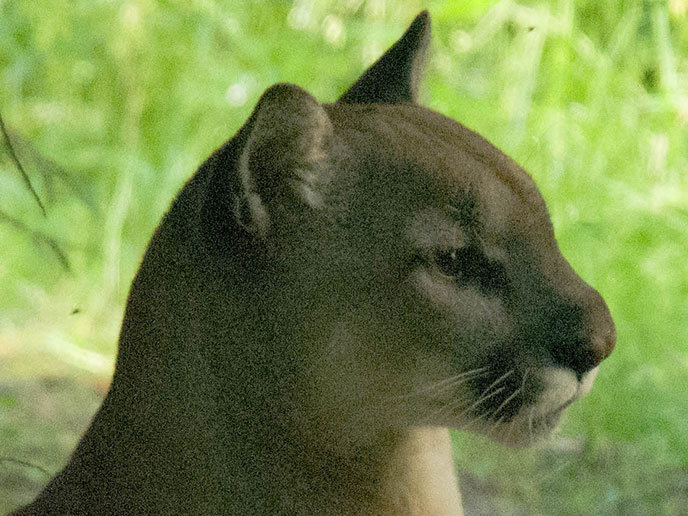
#> input picture sample/noisy/cat.jpeg, 688 x 516 px
$ python edge.py   (older library calls are emulated)
#> lines starting #> are read from the running program, lines starting #| are printed output that depends on the picture; after the words box and inside, x2 and y2 are one past the last pixel; in counts of white or black regions, pixels touching at a corner belong together
### khuNhieu.py
import numpy as np
import cv2
# from matplotlib import pyplot as plt

img = cv2.imread("sample/noisy/cat.jpeg")
#> img is the input picture: shape (516, 688, 3); mean B, G, R 74.9, 133.3, 114.8
sharpenMatrix= ([[0,-1,0],
				[-1,5,-1],
				[0,-1,0]])
sharpenNP=np.array(sharpenMatrix)
kernel = np.ones((3,3), np.float32)/9

size=3
size_gauss=5


def medianBlur(img):
	return cv2.medianBlur(img,size)

def gaussianBlur(img):
	return cv2.GaussianBlur(img,(size_gauss,size_gauss),0)

def bilateral(img):
	return cv2.bilateralFilter(img,9,75,75)

def blur(img):
	return cv2.blur(img,(size,size))

def convolution(img,kernel):
	return cv2.filter2D(img,-1,kernel)

def waiter():
	cv2.waitKey(0);
	cv2.destroyAllWindows()


# [12 lines that do not run on import are left out]

### edge.py

import numpy as np
import cv2
# from matplotlib import pyplot as plt
import khuNhieu

img = cv2.imread("sample/noisy/bird.jpg")
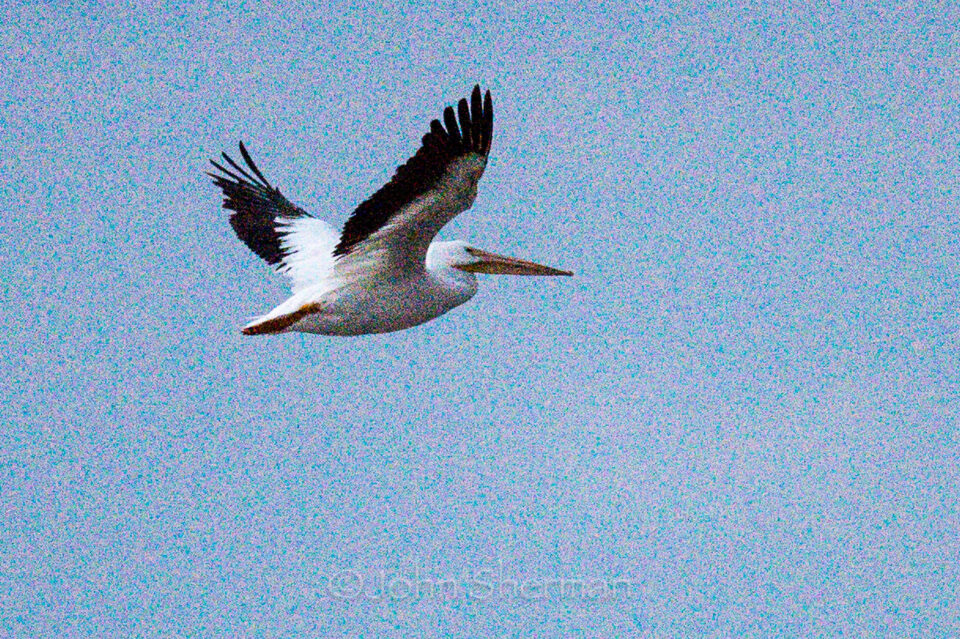
#> input picture sample/noisy/bird.jpg, 960 x 639 px
#> img is the input picture: shape (639, 960, 3); mean B, G, R 200.4, 169.1, 138.2

def grayscale(img):
	return cv2.cvtColor(img, cv2.COLOR_BGR2GRAY)
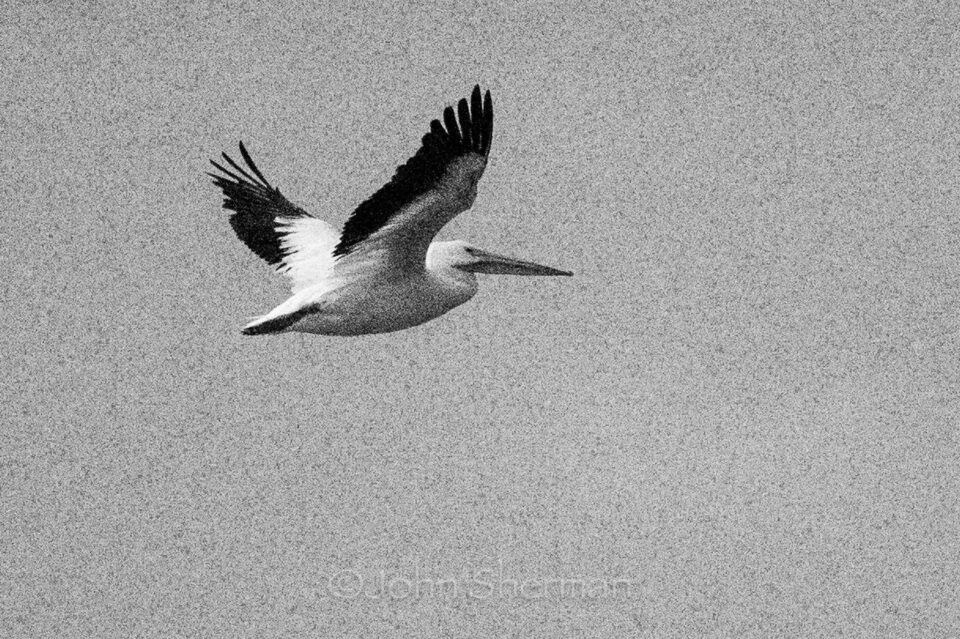
#> returned value: shape (639, 960); min 0, max 255, mean 163.4

img_gray= grayscale(img)


img_blur = khuNhieu.medianBlur(img_gray)


def sobelX(img):
	return cv2.Sobel(src=img, ddepth=cv2.CV_64F, dx=1, dy=0, ksize=5)

def sobelY(img):
	return cv2.Sobel(src=img, ddepth=cv2.CV_64F, dx=0, dy=1, ksize=5)

def sobelXY(img):
	return cv2.Sobel(src=img, ddepth=cv2.CV_64F, dx=1, dy=1, ksize=5)

def canny(img):
	return cv2.Canny(image=img, threshold1=100, threshold2=150)

def waiter():
	cv2.waitKey(0);
	cv2.destroyAllWindows()

# [69 lines left out: functions scale_to_0_255, my_canny, not called in this run]
if __name__ == '__main__':

	cv2.imshow("Goc", img)
	cv2.imshow("sobelX", sobelX(img_blur))
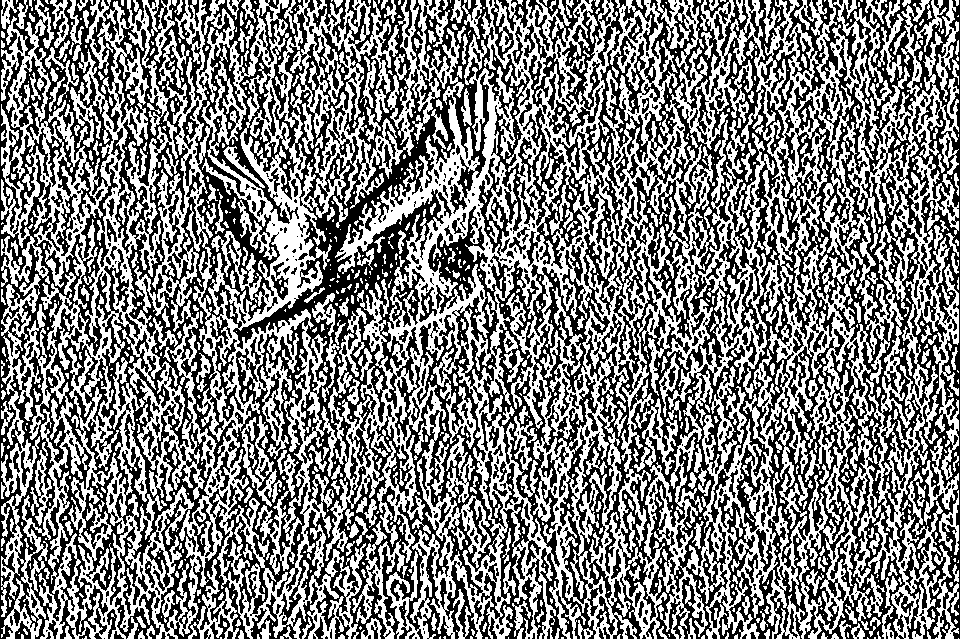
#> window 'sobelX': shape (639, 960); 49.8% white; 1113 white regions (730 under 20 px), largest, box (x1, y1, x2, y2) and area: (1, 0, 959, 639) 261215, (352, 521, 408, 639) 1574, (241, 415, 277, 507) 1132
	cv2.imshow("sobelY", sobelY(img_blur))
#> in sobelY, `return cv2.Sobel(src=img, ddepth=cv2.CV_64F, dx=0, dy=1, ksize=5)`:
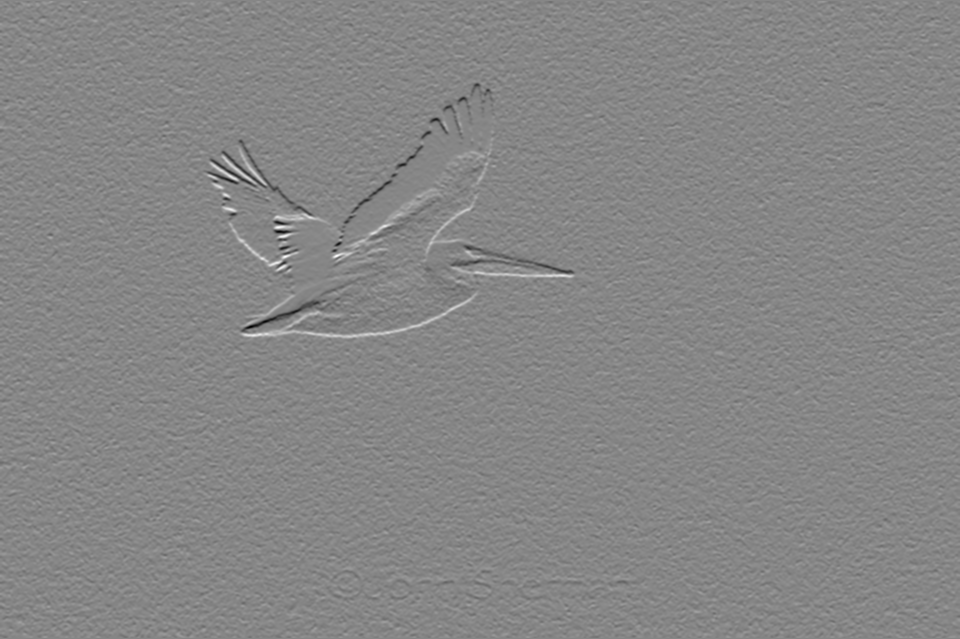
#> returned value: shape (639, 960) float64; min -8971, max 8062, mean 1.6; drawn with min black and max white
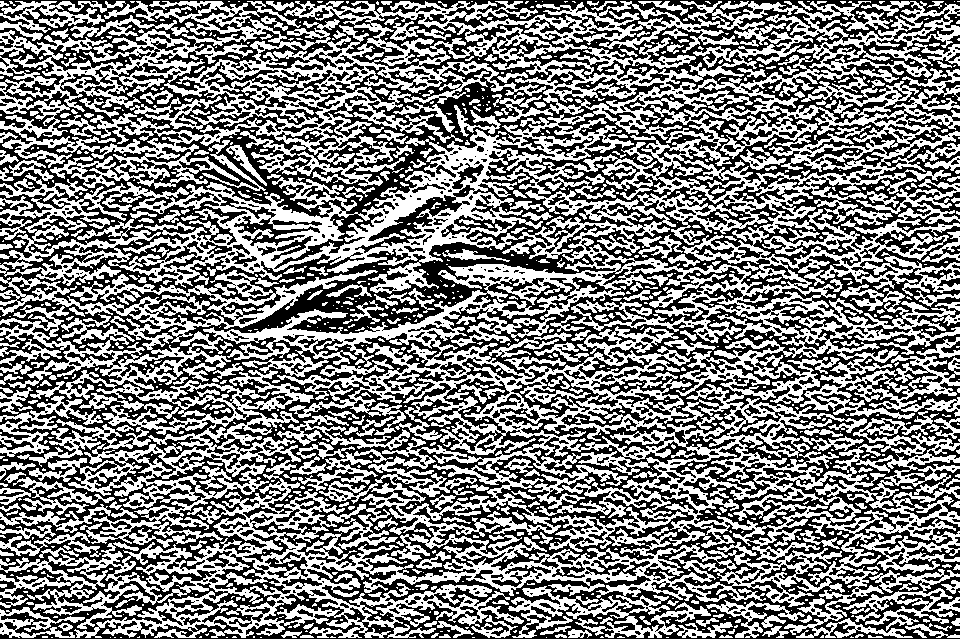
#> window 'sobelY': shape (639, 960); 49.8% white; 1061 white regions (724 under 20 px), largest, box (x1, y1, x2, y2) and area: (0, 1, 960, 638) 231272, (17, 370, 314, 548) 14902, (0, 270, 378, 390) 11837
	cv2.imshow("sobelXY", sobelXY(img_blur))
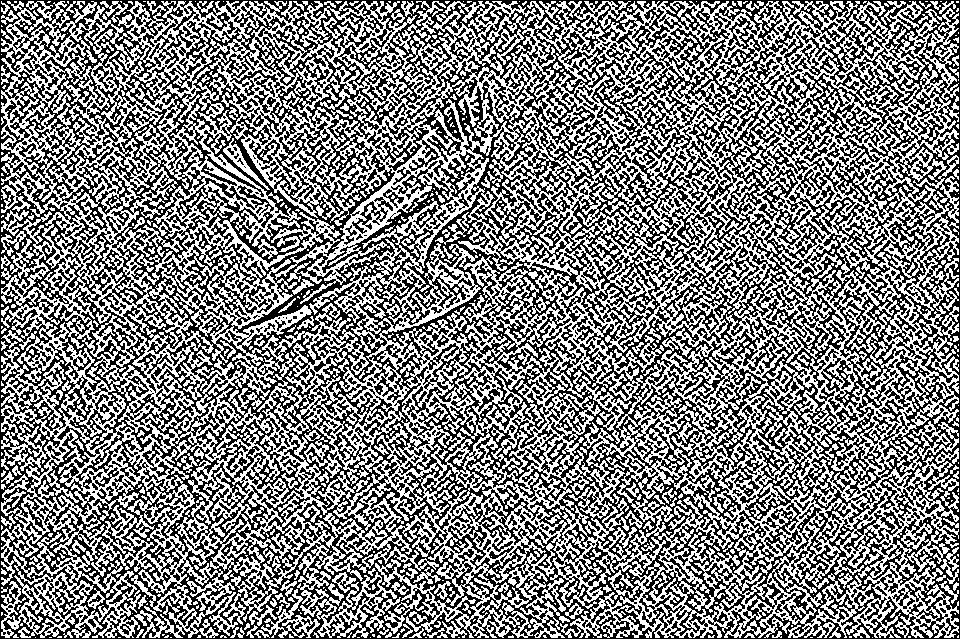
#> window 'sobelXY': shape (639, 960); 49.6% white in thin lines or dots
	cv2.imshow("canny", canny(img_blur))
#> in canny, `return cv2.Canny(image=img, threshold1=100, threshold2=150)`:
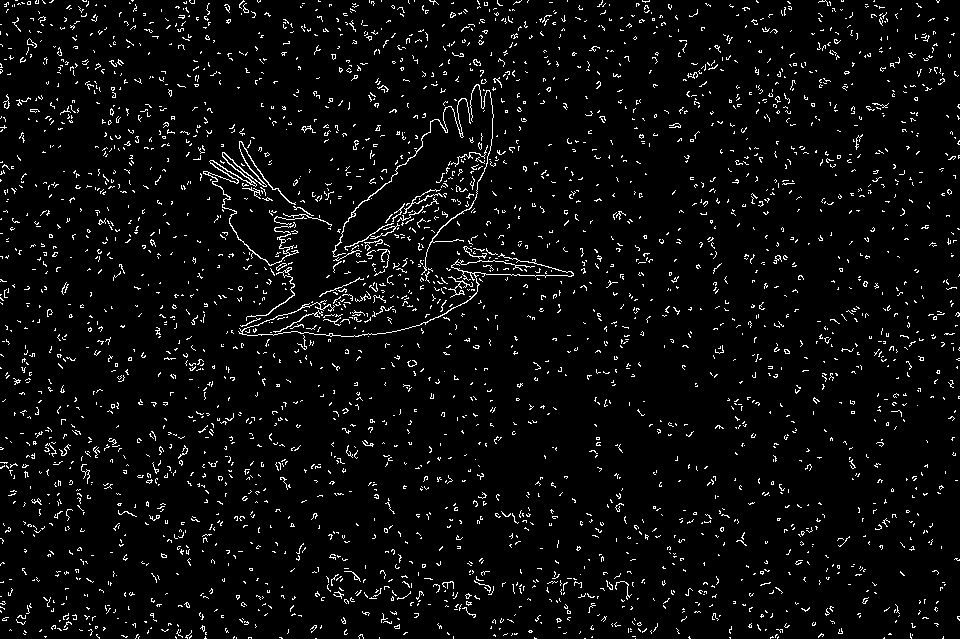
#> returned value: shape (639, 960); 4.4% white in thin lines or dots


	waiter()
